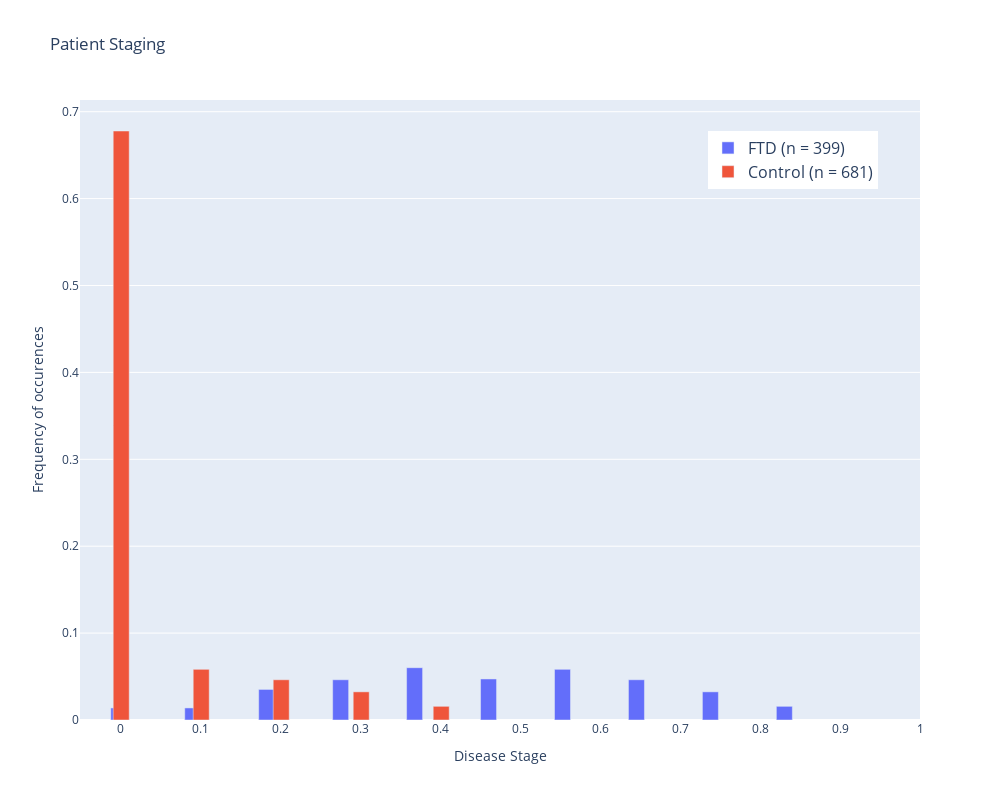

Here is the notebook cell this chart was saved with:
### Code cell
patient_staging(S, diagnosis, 10)

### Figure 1 — Plotly figure (JSON) as saved in the notebook; plotly's stock layout.template omitted (floating-point values rounded to 4 significant figures)
{"data": [{"name": "FTD (n = 399)", "type": "bar", "width": [0.02, 0.02, 0.02, 0.02, 0.02, 0.02, 0.02, 0.02, 0.02, 0.02], "x": [9.645e-07, 0.09244, 0.1849, 0.2773, 0.3698, 0.4622, 0.5546, 0.6471, 0.7395, 0.832], "y": [0.01389, 0.01389, 0.03519, 0.0463, 0.06019, 0.04722, 0.05833, 0.0463, 0.03241, 0.01574]}, {"name": "Control (n = 681)", "type": "bar", "width": [0.02, 0.02, 0.02, 0.02, 0.02, 0.02, 0.02, 0.02, 0.02, 0.02], "x": [-0.5, -0.4, -0.3, -0.2, -0.1, 0, 0.1, 0.2, 0.3, 0.4], "y": [0.01389, 0.01389, 0.03519, 0.0463, 0.06019, 0.6778, 0.05833, 0.0463, 0.03241, 0.01574]}], "layout": {"autosize": false, "barmode": "group", "height": 800, "legend": {"font": {"size": 16}, "x": 0.95, "xanchor": "right", "y": 0.95, "yanchor": "top"}, "title": {"text": "Patient Staging"}, "width": 1000, "xaxis": {"dtick": 0.1, "range": [-0.05, 1], "tick0": 0, "tickmode": "linear", "title": {"text": "Disease Stage"}}, "yaxis": {"title": {"text": "Frequency of occurences"}}}}
